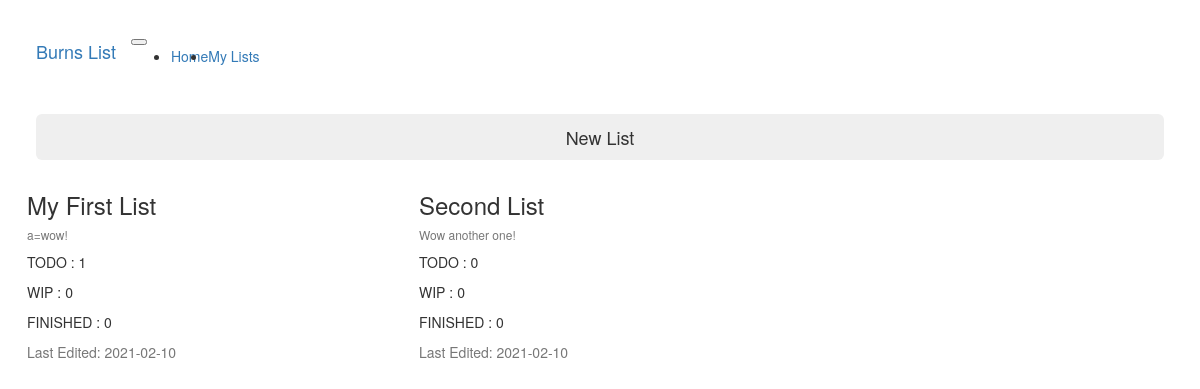
The app's page /lists, older data.
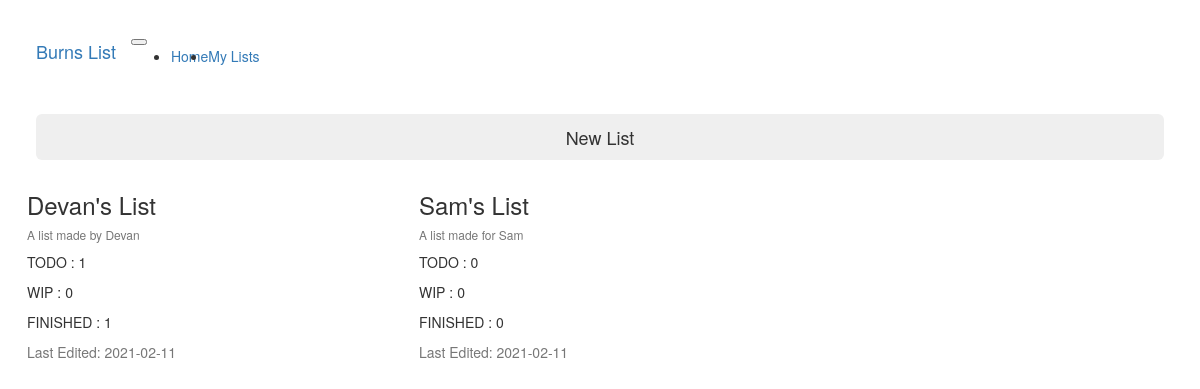
The same page, newer data.
### server.py (models this page shows, shortened)
class TODOList(db.Model):
    __tablename__ = "todolist"
    id = db.Column(db.Integer, primary_key=True)
    list_name = db.Column(db.String(50), nullable=False, unique=True)
    list_summary = db.Column(db.String(300), nullable=False)
    last_edited = db.Column(db.DateTime, nullable=False, default=dt.utcnow)
    sub_lists = db.relationship("ListColumn", backref="parent_list", lazy=True)

class ListColumn(db.Model):
    __tablename__ = "listcolumn"
    id = db.Column(db.Integer, primary_key=True)
    list_type = db.Column(db.String(20), nullable=False)
    parent_list_id = db.Column(db.Integer, db.ForeignKey("todolist.id"), nullable=False)
    list_items = db.relationship("ListItem", backref="list", lazy=True)

### server.py (the view)
@app.route("/lists", methods=["GET"])
def lists():
    all_lists = db.session.query(TODOList).all()
    form = NewListForm()
    return render_template("lists.html", form=form, lists=all_lists)

### templates/lists.html (shortened to what this page needs)
{% extends "base.html" %}
{% block content %}
<div class="row new-list-btn">
    <div class="col-12">
        <button type="button" class="btn btn-block btn-lg btn-outline-dark" data-toggle="modal" data-target="#addListModal">New List</button>
    </div>
</div>
<div class="row list-post">
    {% for list in lists %}
        <div class="col-lg-4 col-md-6 col-sm-12">
            <div class="card" href="{{ url_for('list', list_id=list.id) }}">
                <div class="card-header"><h3>{{list.list_name}}</h3>
                    <h6 class="card-subtitle mb-2 text-muted">{{ list.list_summary }}</h6>
                </div>
                <div class="card-body">
                    {% for sublist in list.sub_lists %}
                            <p class="card-text">{{ sublist.list_type.upper() }} : {{ sublist.list_items | length }}</p>
                    {% endfor %}
                </div>
                <div class="card-footer text-muted">Last Edited: {{ list.last_edited.strftime("%Y-%m-%d") }}</div>
            </div>
        </div>
    {% endfor %}
</div>
    {% endblock %}

### templates/base.html (shortened to what this page needs)
{% extends "bootstrap/base.html" %}
{% block styles %}
{{super()}}
<link rel="stylesheet" href="../static/style.css">
{% endblock %}
{% block navbar %}
<nav class="navbar navbar-expand-lg navbar-dark bg-dark">
    <a class="navbar-brand" href="{{ url_for('home') }}">Burns List</a>
    <button class="navbar-toggler" type="button" data-toggle="collapse" data-target="#navbarSupportedContent" aria-controls="navbarSupportedContent" aria-expanded="false" aria-label="Toggle navigation">
    </button>
    <div class="collapse navbar-collapse" id="navbarSupportedContent">
        <ul class="navbar-nav mr-auto">
            <li class="nav-item active">
                <a class="nav-link" href="{{ url_for('home') }}">Home<span class="sr-only">(current)</span></a>
            </li>
            <li class="nav-item">
                <a class="nav-link" href="{{ url_for('lists') }}">My Lists</a>
            </li>
        </ul>
    </div>
</nav>
{% endblock %}

### static/style.css (style rules this page uses)
.navbar { padding: 25px 0 25px 20px; margin-bottom: 0; }
.list-post { margin: 1% 1%; }
.new-list-btn { margin: 1% 3% 0; }

Row changes from the older to the newer data that the page shows:
changed TODOList: list_name "My First List" → "Devan's List"; list_summary "a=wow!" → "A list made by Devan"; last_edited "2021-02-10" → "2021-02-11"
computed for ListColumn (number 3 of 6 on the later page): list_items|length "0" → "1"
changed TODOList: list_name "Second List" → "Sam's List"; list_summary "Wow another one!" → "A list made for Sam"; last_edited "2021-02-10" → "2021-02-11"
